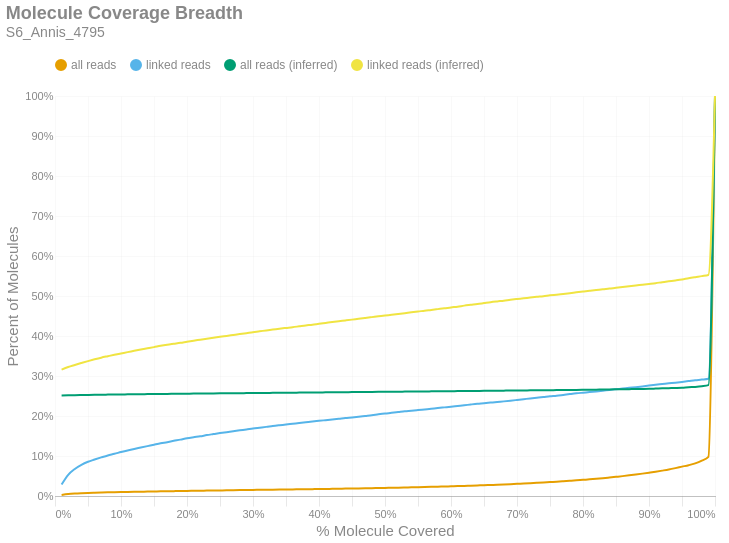

The cell this chart's notebook holds for it:
### Markdown cell above
### Molecule Read Coverage
This chart shows molecule coverage breadth as computed by the number of bases aligned to that molecule. In other words, "*how much of each unique long molecule is actually sequenced/aligned?*" Keep in mind there is a distinction between sequences and alignments, since some sequences belonging to a particular molecule may not align well and wouldn't appear in the alignment data. This chart also shows molecule coverage breadth as computed by the *inferred fragment* from which the aligned sequences originate. Unlike read coverage, this calculation takes into account the total insert size, including unsequenced gaps between the forward and reverse reads. Like the previous figures, these are cumulative percents.

### Code cell
if SKIPLR:
    print_html(f"Skipped")
else:
    binned_df = consolidated_hist(valids['coverage_bp'], mask, 0.01, True)
    binned_df_inf = consolidated_hist(valids['coverage_inserts'], mask, 0.01, True)
    binned_df = binned_df.with_columns(pl.lit(binned_df_inf['all reads (cumsum)']).alias('all reads (inferred)'))
    binned_df = binned_df.with_columns(pl.lit(binned_df_inf['linked reads (cumsum)']).alias('linked reads (inferred)'))
    binned_df = binned_df.with_columns(
        (pl.col('bin').cast(pl.Float64) + 0.01).alias('right_edge')
    )

    with SafeRender(binned_df):
        (
            density_plot(binned_df, 'Molecule Coverage Breadth', samplename, 'molcov', ['all reads (inferred)','linked reads (inferred)'])
            .encode(
                #x=alt.X('bin:Q', title="% Molecule Covered").axis(format = '%').scale(padding=0),
                x=alt.X('right_edge:Q', title="% Molecule Covered").axis(format='%').scale(padding=0),
                y=alt.Y('value:Q', title='Percent of Molecules')
                    .axis(format='%')
                    .stack(False)
                    .scale(domainMin=0, padding=0),
                color=alt.Color("key:N").scale(domain = ["all reads", "linked reads", "all reads (inferred)", "linked reads (inferred)"]),
                tooltip = [
                    alt.Tooltip("key:N", title = "Data Type"),
                    alt.Tooltip("range_label:N", title="% Molecule Covered"),
                    alt.Tooltip("value:Q", format = ".2%", title="% Molecules")
                ]
            )
        ).display()

### Figure 1 — Vega-Lite specification as saved in the notebook (floating-point values rounded to 4 significant figures)
{"width": "container", "height": 400, "config": {"title": {"anchor": "start", "dy": -15, "fontSize": 18, "color": "#888888", "subtitleColor": "#888888", "subtitleFontSize": 14}, "arc": {"fill": "#0072B2"}, "axis": {"domainColor": "#888888", "domainWidth": 0.5, "gridWidth": 0.2, "grid": false, "titleFontWeight": 400, "titleFontSize": 15, "labelFontSize": 11, "labelColor": "#888888", "tickColor": "#888888", "tickWidth": 0.2, "titleColor": "#888888"}, "axisBand": {"grid": false}, "axisX": {"grid": true, "tickSize": 10, "domainCap": "round"}, "axisY": {"domain": false, "grid": true, "tickSize": 0, "domainCap": "round"}, "background": "transparent", "header": {"labelFontSize": 15, "labelColor": "#888888", "titleFontSize": 15, "titleFontWeight": 600, "titleColor": "#888888"}, "legend": {"labelFont": "sans-serif", "labelFontSize": 12, "labelColor": "#888888", "symbolSize": 100, "symbolType": "circle", "titleFontSize": 12, "titlePadding": 10, "titleColor": "#888888", "title": null, "orient": "top"}, "range": {"category": ["#E69F00", "#56B4E9", "#009E73", "#F0E442", "#0072B2", "#D55E00", "#CC79A7", "#000000"], "diverging": ["#cfe8f3", "#a2d4ec", "#73bfe2", "#46abdb", "#1696d2", "#12719e"]}, "area": {"fill": "#0072B2", "fillOpacity": 0.7, "line": true, "strokeOpacity": 0.7}, "line": {"color": "#0072B2", "stroke": "#0072B2", "strokeWidth": 2}, "trail": {"color": "#0072B2", "stroke": "#0072B2", "strokeWidth": 0, "size": 1}, "point": {"filled": true, "fillOpacity": 1.0, "size": 95}, "text": {"color": "#888888", "fontSize": 11, "align": "right", "fontWeight": 400, "size": 11}, "bar": {"fill": "#0072B2", "stroke": null}, "view": {"stroke": null, "continuousWidth": 660, "continuousHeight": 400}}, "data": {"name": "data-aa79737995535edf90b0fc3377e865c1"}, "mark": {"type": "line", "interpolate": "monotone", "point": {"opacity": 0, "size": 275}}, "encoding": {"color": {"field": "key", "scale": {"domain": ["all reads", "linked reads", "all reads (inferred)", "linked reads (inferred)"]}, "type": "nominal"}, "tooltip": [{"field": "key", "title": "Data Type", "type": "nominal"}, {"field": "range_label", "title": "% Molecule Covered", "type": "nominal"}, {"field": "value", "format": ".2%", "title": "% Molecules", "type": "quantitative"}], "x": {"axis": {"format": "%"}, "field": "right_edge", "scale": {"padding": 0}, "title": "% Molecule Covered", "type": "quantitative"}, "y": {"axis": {"format": "%"}, "field": "value", "scale": {"domainMin": 0, "padding": 0}, "stack": false, "title": "Percent of Molecules", "type": "quantitative"}}, "params": [{"name": "param_c36ac31b6afebe62", "select": {"type": "point", "fields": ["key"]}, "bind": "legend"}], "title": {"text": "Molecule Coverage Breadth", "subtitle": "S6_Annis_4795"}, "transform": [{"fold": ["all reads (cumsum)", "linked reads (cumsum)", "all reads (inferred)", "linked reads (inferred)"]}, {"calculate": "replace(datum.key, ' (cumsum)', '')", "as": "key"}, {"filter": {"param": "param_c36ac31b6afebe62"}}], "usermeta": {"embedOptions": {"downloadFileName": "S6_Annis_4795.molcov"}}, "$schema": "https://vega.github.io/schema/vega-lite/v6.1.0.json", "datasets": {"data-aa79737995535edf90b0fc3377e865c1": [{"bin": "0.0", "interval": "0.0-0.01", "all reads": 0.002552, "linked reads": 0.02871, "all reads (cumsum)": 0.002552, "linked reads (cumsum)": 0.02871, "range_label": "0.0-0.01", "all reads (inferred)": 0.2513, "linked reads (inferred)": 0.3159, "right_edge": 0.01}, {"bin": "0.01", "interval": "0.01-0.02", "all reads": 0.002237, "linked reads": 0.02431, "all reads (cumsum)": 0.004789, "linked reads (cumsum)": 0.05302, "range_label": "0.01-0.02", "all reads (inferred)": 0.2518, "linked reads (inferred)": 0.3225, "right_edge": 0.02}, {"bin": "0.02", "interval": "0.02-0.03", "all reads": 0.001343, "linked reads": 0.01464, "all reads (cumsum)": 0.006131, "linked reads (cumsum)": 0.06767, "range_label": "0.02-0.03", "all reads (inferred)": 0.2521, "linked reads (inferred)": 0.3276, "right_edge": 0.03}, {"bin": "0.03", "interval": "0.03-0.04", "all reads": 0.0009042, "linked reads": 0.01033, "all reads (cumsum)": 0.007036, "linked reads (cumsum)": 0.078, "range_label": "0.03-0.04", "all reads (inferred)": 0.2524, "linked reads (inferred)": 0.3325, "right_edge": 0.04}, {"bin": "0.04", "interval": "0.04-0.05", "all reads": 0.0006992, "linked reads": 0.007557, "all reads (cumsum)": 0.007735, "linked reads (cumsum)": 0.08556, "range_label": "0.04-0.05", "all reads (inferred)": 0.2527, "linked reads (inferred)": 0.3373, "right_edge": 0.05}, {"bin": "0.05", "interval": "0.05-0.06", "all reads": 0.0005175, "linked reads": 0.005595, "all reads (cumsum)": 0.008252, "linked reads (cumsum)": 0.09115, "range_label": "0.05-0.06", "all reads (inferred)": 0.253, "linked reads (inferred)": 0.3417, "right_edge": 0.06}, {"bin": "0.06", "interval": "0.06-0.07", "all reads": 0.0004576, "linked reads": 0.005305, "all reads (cumsum)": 0.00871, "linked reads (cumsum)": 0.09646, "range_label": "0.06-0.07", "all reads (inferred)": 0.2533, "linked reads (inferred)": 0.3459, "right_edge": 0.07}, {"bin": "0.07", "interval": "0.07-0.08", "all reads": 0.0004191, "linked reads": 0.005015, "all reads (cumsum)": 0.009129, "linked reads (cumsum)": 0.1015, "range_label": "0.07-0.08", "all reads (inferred)": 0.2535, "linked reads (inferred)": 0.3495, "right_edge": 0.08}, {"bin": "0.08", "interval": "0.08-0.09", "all reads": 0.0003276, "linked reads": 0.003951, "all reads (cumsum)": 0.009457, "linked reads (cumsum)": 0.1054, "range_label": "0.08-0.09", "all reads (inferred)": 0.2537, "linked reads (inferred)": 0.3531, "right_edge": 0.09}, {"bin": "0.09", "interval": "0.09-0.1", "all reads": 0.00034, "linked reads": 0.004393, "all reads (cumsum)": 0.009797, "linked reads (cumsum)": 0.1098, "range_label": "0.09-0.1", "all reads (inferred)": 0.2539, "linked reads (inferred)": 0.3564, "right_edge": 0.1}, {"bin": "0.1", "interval": "0.1-0.11", "all reads": 0.0003475, "linked reads": 0.004117, "all reads (cumsum)": 0.01014, "linked reads (cumsum)": 0.1139, "range_label": "0.1-0.11", "all reads (inferred)": 0.2541, "linked reads (inferred)": 0.3597, "right_edge": 0.11}, {"bin": "0.11", "interval": "0.11-0.12", "all reads": 0.0003214, "linked reads": 0.003758, "all reads (cumsum)": 0.01047, "linked reads (cumsum)": 0.1177, "range_label": "0.11-0.12", "all reads (inferred)": 0.2543, "linked reads (inferred)": 0.3629, "right_edge": 0.12}, {"bin": "0.12", "interval": "0.12-0.13", "all reads": 0.0002952, "linked reads": 0.003468, "all reads (cumsum)": 0.01076, "linked reads (cumsum)": 0.1212, "range_label": "0.12-0.13", "all reads (inferred)": 0.2545, "linked reads (inferred)": 0.3662, "right_edge": 0.13}, {"bin": "0.13", "interval": "0.13-0.14", "all reads": 0.0002808, "linked reads": 0.003509, "all reads (cumsum)": 0.01104, "linked reads (cumsum)": 0.1247, "range_label": "0.13-0.14", "all reads (inferred)": 0.2547, "linked reads (inferred)": 0.3692, "right_edge": 0.14}, {"bin": "0.14", "interval": "0.14-0.15", "all reads": 0.0002952, "linked reads": 0.003537, "all reads (cumsum)": 0.01134, "linked reads (cumsum)": 0.1282, "range_label": "0.14-0.15", "all reads (inferred)": 0.2549, "linked reads (inferred)": 0.3722, "right_edge": 0.15}, {"bin": "0.15", "interval": "0.15-0.16", "all reads": 0.0003152, "linked reads": 0.003468, "all reads (cumsum)": 0.01165, "linked reads (cumsum)": 0.1317, "range_label": "0.15-0.16", "all reads (inferred)": 0.2551, "linked reads (inferred)": 0.3754, "right_edge": 0.16}, {"bin": "0.16", "interval": "0.16-0.17", "all reads": 0.0002505, "linked reads": 0.00297, "all reads (cumsum)": 0.0119, "linked reads (cumsum)": 0.1346, "range_label": "0.16-0.17", "all reads (inferred)": 0.2553, "linked reads (inferred)": 0.3781, "right_edge": 0.17}, {"bin": "0.17", "interval": "0.17-0.18", "all reads": 0.0002691, "linked reads": 0.003274, "all reads (cumsum)": 0.01217, "linked reads (cumsum)": 0.1379, "range_label": "0.17-0.18", "all reads (inferred)": 0.2555, "linked reads (inferred)": 0.3805, "right_edge": 0.18}, {"bin": "0.18", "interval": "0.18-0.19", "all reads": 0.0002753, "linked reads": 0.003025, "all reads (cumsum)": 0.01245, "linked reads (cumsum)": 0.1409, "range_label": "0.18-0.19", "all reads (inferred)": 0.2556, "linked reads (inferred)": 0.3829, "right_edge": 0.19}, {"bin": "0.19", "interval": "0.19-0.2", "all reads": 0.0003159, "linked reads": 0.003592, "all reads (cumsum)": 0.01276, "linked reads (cumsum)": 0.1445, "range_label": "0.19-0.2", "all reads (inferred)": 0.2558, "linked reads (inferred)": 0.3857, "right_edge": 0.2}, {"bin": "0.2", "interval": "0.2-0.21", "all reads": 0.0002257, "linked reads": 0.002501, "all reads (cumsum)": 0.01299, "linked reads (cumsum)": 0.147, "range_label": "0.2-0.21", "all reads (inferred)": 0.256, "linked reads (inferred)": 0.3883, "right_edge": 0.21}, {"bin": "0.21", "interval": "0.21-0.22", "all reads": 0.0002223, "linked reads": 0.002224, "all reads (cumsum)": 0.01321, "linked reads (cumsum)": 0.1493, "range_label": "0.21-0.22", "all reads (inferred)": 0.2561, "linked reads (inferred)": 0.3907, "right_edge": 0.22}, {"bin": "0.22", "interval": "0.22-0.23", "all reads": 0.0002794, "linked reads": 0.003012, "all reads (cumsum)": 0.01349, "linked reads (cumsum)": 0.1523, "range_label": "0.22-0.23", "all reads (inferred)": 0.2563, "linked reads (inferred)": 0.3932, "right_edge": 0.23}, {"bin": "0.23", "interval": "0.23-0.24", "all reads": 0.0002484, "linked reads": 0.002528, "all reads (cumsum)": 0.01374, "linked reads (cumsum)": 0.1548, "range_label": "0.23-0.24", "all reads (inferred)": 0.2564, "linked reads (inferred)": 0.3957, "right_edge": 0.24}, {"bin": "0.24", "interval": "0.24-0.25", "all reads": 0.0002422, "linked reads": 0.002487, "all reads (cumsum)": 0.01398, "linked reads (cumsum)": 0.1573, "range_label": "0.24-0.25", "all reads (inferred)": 0.2566, "linked reads (inferred)": 0.3981, "right_edge": 0.25}, {"bin": "0.25", "interval": "0.25-0.26", "all reads": 0.0002354, "linked reads": 0.002349, "all reads (cumsum)": 0.01422, "linked reads (cumsum)": 0.1596, "range_label": "0.25-0.26", "all reads (inferred)": 0.2567, "linked reads (inferred)": 0.4002, "right_edge": 0.26}, {"bin": "0.26", "interval": "0.26-0.27", "all reads": 0.0003255, "linked reads": 0.002238, "all reads (cumsum)": 0.01454, "linked reads (cumsum)": 0.1619, "range_label": "0.26-0.27", "all reads (inferred)": 0.2569, "linked reads (inferred)": 0.4025, "right_edge": 0.27}, {"bin": "0.27", "interval": "0.27-0.28", "all reads": 0.0002519, "linked reads": 0.002362, "all reads (cumsum)": 0.01479, "linked reads (cumsum)": 0.1642, "range_label": "0.27-0.28", "all reads (inferred)": 0.257, "linked reads (inferred)": 0.4048, "right_edge": 0.28}, {"bin": "0.28", "interval": "0.28-0.29", "all reads": 0.000212, "linked reads": 0.00221, "all reads (cumsum)": 0.01501, "linked reads (cumsum)": 0.1664, "range_label": "0.28-0.29", "all reads (inferred)": 0.2572, "linked reads (inferred)": 0.4071, "right_edge": 0.29}, {"bin": "0.29", "interval": "0.29-0.3", "all reads": 0.0002691, "linked reads": 0.002431, "all reads (cumsum)": 0.01527, "linked reads (cumsum)": 0.1689, "range_label": "0.29-0.3", "all reads (inferred)": 0.2574, "linked reads (inferred)": 0.4096, "right_edge": 0.3}, {"bin": "0.3", "interval": "0.3-0.31", "all reads": 0.0001989, "linked reads": 0.001962, "all reads (cumsum)": 0.01547, "linked reads (cumsum)": 0.1708, "range_label": "0.3-0.31", "all reads (inferred)": 0.2575, "linked reads (inferred)": 0.4117, "right_edge": 0.31}, {"bin": "0.31", "interval": "0.31-0.32", "all reads": 0.0002099, "linked reads": 0.001962, "all reads (cumsum)": 0.01568, "linked reads (cumsum)": 0.1728, "range_label": "0.31-0.32", "all reads (inferred)": 0.2577, "linked reads (inferred)": 0.414, "right_edge": 0.32}, {"bin": "0.32", "interval": "0.32-0.33", "all reads": 0.0002106, "linked reads": 0.00221, "all reads (cumsum)": 0.01589, "linked reads (cumsum)": 0.175, "range_label": "0.32-0.33", "all reads (inferred)": 0.2578, "linked reads (inferred)": 0.4161, "right_edge": 0.33}, {"bin": "0.33", "interval": "0.33-0.34", "all reads": 0.0001975, "linked reads": 0.001865, "all reads (cumsum)": 0.01609, "linked reads (cumsum)": 0.1769, "range_label": "0.33-0.34", "all reads (inferred)": 0.258, "linked reads (inferred)": 0.4182, "right_edge": 0.34}, {"bin": "0.34", "interval": "0.34-0.35", "all reads": 0.0001886, "linked reads": 0.001727, "all reads (cumsum)": 0.01628, "linked reads (cumsum)": 0.1786, "range_label": "0.34-0.35", "all reads (inferred)": 0.2582, "linked reads (inferred)": 0.4201, "right_edge": 0.35}, {"bin": "0.35", "interval": "0.35-0.36", "all reads": 0.0002257, "linked reads": 0.001879, "all reads (cumsum)": 0.01651, "linked reads (cumsum)": 0.1805, "range_label": "0.35-0.36", "all reads (inferred)": 0.2583, "linked reads (inferred)": 0.422, "right_edge": 0.36}, {"bin": "0.36", "interval": "0.36-0.37", "all reads": 0.0002085, "linked reads": 0.001837, "all reads (cumsum)": 0.01671, "linked reads (cumsum)": 0.1823, "range_label": "0.36-0.37", "all reads (inferred)": 0.2585, "linked reads (inferred)": 0.4242, "right_edge": 0.37}, {"bin": "0.37", "interval": "0.37-0.38", "all reads": 0.0002202, "linked reads": 0.001906, "all reads (cumsum)": 0.01693, "linked reads (cumsum)": 0.1842, "range_label": "0.37-0.38", "all reads (inferred)": 0.2586, "linked reads (inferred)": 0.4264, "right_edge": 0.38}, {"bin": "0.38", "interval": "0.38-0.39", "all reads": 0.0002292, "linked reads": 0.001948, "all reads (cumsum)": 0.01716, "linked reads (cumsum)": 0.1862, "range_label": "0.38-0.39", "all reads (inferred)": 0.2588, "linked reads (inferred)": 0.4282, "right_edge": 0.39}, {"bin": "0.39", "interval": "0.39-0.4", "all reads": 0.0002402, "linked reads": 0.001713, "all reads (cumsum)": 0.0174, "linked reads (cumsum)": 0.1879, "range_label": "0.39-0.4", "all reads (inferred)": 0.2589, "linked reads (inferred)": 0.4306, "right_edge": 0.4}, {"bin": "0.4", "interval": "0.4-0.41", "all reads": 0.0002443, "linked reads": 0.001741, "all reads (cumsum)": 0.01765, "linked reads (cumsum)": 0.1896, "range_label": "0.4-0.41", "all reads (inferred)": 0.2591, "linked reads (inferred)": 0.4327, "right_edge": 0.41}, {"bin": "0.41", "interval": "0.41-0.42", "all reads": 0.0002594, "linked reads": 0.001741, "all reads (cumsum)": 0.01791, "linked reads (cumsum)": 0.1914, "range_label": "0.41-0.42", "all reads (inferred)": 0.2592, "linked reads (inferred)": 0.4349, "right_edge": 0.42}, {"bin": "0.42", "interval": "0.42-0.43", "all reads": 0.0002443, "linked reads": 0.001741, "all reads (cumsum)": 0.01815, "linked reads (cumsum)": 0.1931, "range_label": "0.42-0.43", "all reads (inferred)": 0.2594, "linked reads (inferred)": 0.4369, "right_edge": 0.43}, {"bin": "0.43", "interval": "0.43-0.44", "all reads": 0.0002925, "linked reads": 0.001906, "all reads (cumsum)": 0.01844, "linked reads (cumsum)": 0.195, "range_label": "0.43-0.44", "all reads (inferred)": 0.2595, "linked reads (inferred)": 0.4389, "right_edge": 0.44}, {"bin": "0.44", "interval": "0.44-0.45", "all reads": 0.0002526, "linked reads": 0.001409, "all reads (cumsum)": 0.0187, "linked reads (cumsum)": 0.1964, "range_label": "0.44-0.45", "all reads (inferred)": 0.2597, "linked reads (inferred)": 0.4409, "right_edge": 0.45}, {"bin": "0.45", "interval": "0.45-0.46", "all reads": 0.0002643, "linked reads": 0.001713, "all reads (cumsum)": 0.01896, "linked reads (cumsum)": 0.1981, "range_label": "0.45-0.46", "all reads (inferred)": 0.2599, "linked reads (inferred)": 0.4432, "right_edge": 0.46}, {"bin": "0.46", "interval": "0.46-0.47", "all reads": 0.0002746, "linked reads": 0.001893, "all reads (cumsum)": 0.01924, "linked reads (cumsum)": 0.2, "range_label": "0.46-0.47", "all reads (inferred)": 0.26, "linked reads (inferred)": 0.4452, "right_edge": 0.47}, {"bin": "0.47", "interval": "0.47-0.48", "all reads": 0.0002925, "linked reads": 0.001865, "all reads (cumsum)": 0.01953, "linked reads (cumsum)": 0.2019, "range_label": "0.47-0.48", "all reads (inferred)": 0.2602, "linked reads (inferred)": 0.4472, "right_edge": 0.48}, {"bin": "0.48", "interval": "0.48-0.49", "all reads": 0.000353, "linked reads": 0.002266, "all reads (cumsum)": 0.01988, "linked reads (cumsum)": 0.2042, "range_label": "0.48-0.49", "all reads (inferred)": 0.2603, "linked reads (inferred)": 0.4492, "right_edge": 0.49}, {"bin": "0.49", "interval": "0.49-0.5", "all reads": 0.0003592, "linked reads": 0.002058, "all reads (cumsum)": 0.02024, "linked reads (cumsum)": 0.2062, "range_label": "0.49-0.5", "all reads (inferred)": 0.2605, "linked reads (inferred)": 0.4512, "right_edge": 0.5}, {"bin": "0.5", "interval": "0.5-0.51", "all reads": 0.0002918, "linked reads": 0.001658, "all reads (cumsum)": 0.02053, "linked reads (cumsum)": 0.2079, "range_label": "0.5-0.51", "all reads (inferred)": 0.2606, "linked reads (inferred)": 0.453, "right_edge": 0.51}, {"bin": "0.51", "interval": "0.51-0.52", "all reads": 0.0003427, "linked reads": 0.001865, "all reads (cumsum)": 0.02087, "linked reads (cumsum)": 0.2097, "range_label": "0.51-0.52", "all reads (inferred)": 0.2608, "linked reads (inferred)": 0.455, "right_edge": 0.52}, {"bin": "0.52", "interval": "0.52-0.53", "all reads": 0.0003599, "linked reads": 0.001893, "all reads (cumsum)": 0.02123, "linked reads (cumsum)": 0.2116, "range_label": "0.52-0.53", "all reads (inferred)": 0.2609, "linked reads (inferred)": 0.4571, "right_edge": 0.53}, {"bin": "0.53", "interval": "0.53-0.54", "all reads": 0.0003757, "linked reads": 0.001464, "all reads (cumsum)": 0.02161, "linked reads (cumsum)": 0.2131, "range_label": "0.53-0.54", "all reads (inferred)": 0.2611, "linked reads (inferred)": 0.4593, "right_edge": 0.54}, {"bin": "0.54", "interval": "0.54-0.55", "all reads": 0.0003771, "linked reads": 0.001658, "all reads (cumsum)": 0.02199, "linked reads (cumsum)": 0.2148, "range_label": "0.54-0.55", "all reads (inferred)": 0.2613, "linked reads (inferred)": 0.4613, "right_edge": 0.55}, {"bin": "0.55", "interval": "0.55-0.56", "all reads": 0.0004108, "linked reads": 0.001713, "all reads (cumsum)": 0.0224, "linked reads (cumsum)": 0.2165, "range_label": "0.55-0.56", "all reads (inferred)": 0.2614, "linked reads (inferred)": 0.4631, "right_edge": 0.56}, {"bin": "0.56", "interval": "0.56-0.57", "all reads": 0.0004384, "linked reads": 0.001699, "all reads (cumsum)": 0.02284, "linked reads (cumsum)": 0.2182, "range_label": "0.56-0.57", "all reads (inferred)": 0.2616, "linked reads (inferred)": 0.4652, "right_edge": 0.57}, {"bin": "0.57", "interval": "0.57-0.58", "all reads": 0.0004631, "linked reads": 0.001755, "all reads (cumsum)": 0.0233, "linked reads (cumsum)": 0.2199, "range_label": "0.57-0.58", "all reads (inferred)": 0.2617, "linked reads (inferred)": 0.4672, "right_edge": 0.58}, {"bin": "0.58", "interval": "0.58-0.59", "all reads": 0.0004528, "linked reads": 0.001644, "all reads (cumsum)": 0.02375, "linked reads (cumsum)": 0.2216, "range_label": "0.58-0.59", "all reads (inferred)": 0.2619, "linked reads (inferred)": 0.4692, "right_edge": 0.59}, {"bin": "0.59", "interval": "0.59-0.6", "all reads": 0.0004824, "linked reads": 0.001644, "all reads (cumsum)": 0.02423, "linked reads (cumsum)": 0.2232, "range_label": "0.59-0.6", "all reads (inferred)": 0.2621, "linked reads (inferred)": 0.4714, "right_edge": 0.6}, {"bin": "0.6", "interval": "0.6-0.61", "all reads": 0.0004693, "linked reads": 0.001824, "all reads (cumsum)": 0.0247, "linked reads (cumsum)": 0.225, "range_label": "0.6-0.61", "all reads (inferred)": 0.2622, "linked reads (inferred)": 0.4733, "right_edge": 0.61}, {"bin": "0.61", "interval": "0.61-0.62", "all reads": 0.0005264, "linked reads": 0.001782, "all reads (cumsum)": 0.02523, "linked reads (cumsum)": 0.2268, "range_label": "0.61-0.62", "all reads (inferred)": 0.2624, "linked reads (inferred)": 0.4759, "right_edge": 0.62}, {"bin": "0.62", "interval": "0.62-0.63", "all reads": 0.000576, "linked reads": 0.001962, "all reads (cumsum)": 0.02581, "linked reads (cumsum)": 0.2288, "range_label": "0.62-0.63", "all reads (inferred)": 0.2626, "linked reads (inferred)": 0.4779, "right_edge": 0.63}, {"bin": "0.63", "interval": "0.63-0.64", "all reads": 0.0005608, "linked reads": 0.00181, "all reads (cumsum)": 0.02637, "linked reads (cumsum)": 0.2306, "range_label": "0.63-0.64", "all reads (inferred)": 0.2627, "linked reads (inferred)": 0.4799, "right_edge": 0.64}, {"bin": "0.64", "interval": "0.64-0.65", "all reads": 0.000554, "linked reads": 0.001382, "all reads (cumsum)": 0.02692, "linked reads (cumsum)": 0.232, "range_label": "0.64-0.65", "all reads (inferred)": 0.2629, "linked reads (inferred)": 0.4822, "right_edge": 0.65}, {"bin": "0.65", "interval": "0.65-0.66", "all reads": 0.0006187, "linked reads": 0.001589, "all reads (cumsum)": 0.02754, "linked reads (cumsum)": 0.2336, "range_label": "0.65-0.66", "all reads (inferred)": 0.2631, "linked reads (inferred)": 0.4846, "right_edge": 0.66}, {"bin": "0.66", "interval": "0.66-0.67", "all reads": 0.0005987, "linked reads": 0.001575, "all reads (cumsum)": 0.02814, "linked reads (cumsum)": 0.2351, "range_label": "0.66-0.67", "all reads (inferred)": 0.2633, "linked reads (inferred)": 0.4865, "right_edge": 0.67}, {"bin": "0.67", "interval": "0.67-0.68", "all reads": 0.000673, "linked reads": 0.001437, "all reads (cumsum)": 0.02881, "linked reads (cumsum)": 0.2366, "range_label": "0.67-0.68", "all reads (inferred)": 0.2634, "linked reads (inferred)": 0.4883, "right_edge": 0.68}, {"bin": "0.68", "interval": "0.68-0.69", "all reads": 0.0007301, "linked reads": 0.001644, "all reads (cumsum)": 0.02954, "linked reads (cumsum)": 0.2382, "range_label": "0.68-0.69", "all reads (inferred)": 0.2636, "linked reads (inferred)": 0.4905, "right_edge": 0.69}, {"bin": "0.69", "interval": "0.69-0.7", "all reads": 0.000821, "linked reads": 0.001851, "all reads (cumsum)": 0.03036, "linked reads (cumsum)": 0.2401, "range_label": "0.69-0.7", "all reads (inferred)": 0.2638, "linked reads (inferred)": 0.4924, "right_edge": 0.7}, {"bin": "0.7", "interval": "0.7-0.71", "all reads": 0.0007597, "linked reads": 0.001906, "all reads (cumsum)": 0.03112, "linked reads (cumsum)": 0.242, "range_label": "0.7-0.71", "all reads (inferred)": 0.2639, "linked reads (inferred)": 0.4942, "right_edge": 0.71}, {"bin": "0.71", "interval": "0.71-0.72", "all reads": 0.000832, "linked reads": 0.001989, "all reads (cumsum)": 0.03195, "linked reads (cumsum)": 0.244, "range_label": "0.71-0.72", "all reads (inferred)": 0.2641, "linked reads (inferred)": 0.4961, "right_edge": 0.72}, {"bin": "0.72", "interval": "0.72-0.73", "all reads": 0.0008643, "linked reads": 0.001727, "all reads (cumsum)": 0.03282, "linked reads (cumsum)": 0.2457, "range_label": "0.72-0.73", "all reads (inferred)": 0.2643, "linked reads (inferred)": 0.4979, "right_edge": 0.73}, {"bin": "0.73", "interval": "0.73-0.74", "all reads": 0.0009063, "linked reads": 0.001741, "all reads (cumsum)": 0.03373, "linked reads (cumsum)": 0.2474, "range_label": "0.73-0.74", "all reads (inferred)": 0.2644, "linked reads (inferred)": 0.4996, "right_edge": 0.74}, {"bin": "0.74", "interval": "0.74-0.75", "all reads": 0.00101, "linked reads": 0.001824, "all reads (cumsum)": 0.03474, "linked reads (cumsum)": 0.2493, "range_label": "0.74-0.75", "all reads (inferred)": 0.2646, "linked reads (inferred)": 0.5016, "right_edge": 0.75}, {"bin": "0.75", "interval": "0.75-0.76", "all reads": 0.0009503, "linked reads": 0.001506, "all reads (cumsum)": 0.03569, "linked reads (cumsum)": 0.2508, "range_label": "0.75-0.76", "all reads (inferred)": 0.2647, "linked reads (inferred)": 0.5034, "right_edge": 0.76}, {"bin": "0.76", "interval": "0.76-0.77", "all reads": 0.001085, "linked reads": 0.001962, "all reads (cumsum)": 0.03677, "linked reads (cumsum)": 0.2527, "range_label": "0.76-0.77", "all reads (inferred)": 0.2649, "linked reads (inferred)": 0.5052, "right_edge": 0.77}, {"bin": "0.77", "interval": "0.77-0.78", "all reads": 0.001143, "linked reads": 0.002017, "all reads (cumsum)": 0.03791, "linked reads (cumsum)": 0.2547, "range_label": "0.77-0.78", "all reads (inferred)": 0.2651, "linked reads (inferred)": 0.507, "right_edge": 0.78}, {"bin": "0.78", "interval": "0.78-0.79", "all reads": 0.00117, "linked reads": 0.00192, "all reads (cumsum)": 0.03908, "linked reads (cumsum)": 0.2567, "range_label": "0.78-0.79", "all reads (inferred)": 0.2653, "linked reads (inferred)": 0.5092, "right_edge": 0.79}, {"bin": "0.79", "interval": "0.79-0.8", "all reads": 0.001277, "linked reads": 0.001603, "all reads (cumsum)": 0.04036, "linked reads (cumsum)": 0.2583, "range_label": "0.79-0.8", "all reads (inferred)": 0.2655, "linked reads (inferred)": 0.5111, "right_edge": 0.8}, {"bin": "0.8", "interval": "0.8-0.81", "all reads": 0.001218, "linked reads": 0.001561, "all reads (cumsum)": 0.04158, "linked reads (cumsum)": 0.2598, "range_label": "0.8-0.81", "all reads (inferred)": 0.2657, "linked reads (inferred)": 0.513, "right_edge": 0.81}, {"bin": "0.81", "interval": "0.81-0.82", "all reads": 0.001409, "linked reads": 0.001644, "all reads (cumsum)": 0.04299, "linked reads (cumsum)": 0.2615, "range_label": "0.81-0.82", "all reads (inferred)": 0.2659, "linked reads (inferred)": 0.5149, "right_edge": 0.82}, {"bin": "0.82", "interval": "0.82-0.83", "all reads": 0.001528, "linked reads": 0.001768, "all reads (cumsum)": 0.04452, "linked reads (cumsum)": 0.2632, "range_label": "0.82-0.83", "all reads (inferred)": 0.2661, "linked reads (inferred)": 0.5167, "right_edge": 0.83}, {"bin": "0.83", "interval": "0.83-0.84", "all reads": 0.001687, "linked reads": 0.001976, "all reads (cumsum)": 0.0462, "linked reads (cumsum)": 0.2652, "range_label": "0.83-0.84", "all reads (inferred)": 0.2664, "linked reads (inferred)": 0.5187, "right_edge": 0.84}, {"bin": "0.84", "interval": "0.84-0.85", "all reads": 0.001727, "linked reads": 0.001768, "all reads (cumsum)": 0.04793, "linked reads (cumsum)": 0.267, "range_label": "0.84-0.85", "all reads (inferred)": 0.2666, "linked reads (inferred)": 0.5204, "right_edge": 0.85}, {"bin": "0.85", "interval": "0.85-0.86", "all reads": 0.001755, "linked reads": 0.001713, "all reads (cumsum)": 0.04969, "linked reads (cumsum)": 0.2687, "range_label": "0.85-0.86", "all reads (inferred)": 0.2669, "linked reads (inferred)": 0.5223, "right_edge": 0.86}, {"bin": "0.86", "interval": "0.86-0.87", "all reads": 0.001958, "linked reads": 0.001796, "all reads (cumsum)": 0.05164, "linked reads (cumsum)": 0.2705, "range_label": "0.86-0.87", "all reads (inferred)": 0.2671, "linked reads (inferred)": 0.5243, "right_edge": 0.87}, {"bin": "0.87", "interval": "0.87-0.88", "all reads": 0.002074, "linked reads": 0.001658, "all reads (cumsum)": 0.05372, "linked reads (cumsum)": 0.2721, "range_label": "0.87-0.88", "all reads (inferred)": 0.2674, "linked reads (inferred)": 0.5262, "right_edge": 0.88}, {"bin": "0.88", "interval": "0.88-0.89", "all reads": 0.002242, "linked reads": 0.001893, "all reads (cumsum)": 0.05596, "linked reads (cumsum)": 0.274, "range_label": "0.88-0.89", "all reads (inferred)": 0.2677, "linked reads (inferred)": 0.5281, "right_edge": 0.89}, {"bin": "0.89", "interval": "0.89-0.9", "all reads": 0.002362, "linked reads": 0.002058, "all reads (cumsum)": 0.05832, "linked reads (cumsum)": 0.2761, "range_label": "0.89-0.9", "all reads (inferred)": 0.268, "linked reads (inferred)": 0.53, "right_edge": 0.9}, {"bin": "0.9", "interval": "0.9-0.91", "all reads": 0.002442, "linked reads": 0.001906, "all reads (cumsum)": 0.06076, "linked reads (cumsum)": 0.278, "range_label": "0.9-0.91", "all reads (inferred)": 0.2686, "linked reads (inferred)": 0.5321, "right_edge": 0.91}, {"bin": "0.91", "interval": "0.91-0.92", "all reads": 0.002702, "linked reads": 0.001782, "all reads (cumsum)": 0.06347, "linked reads (cumsum)": 0.2798, "range_label": "0.91-0.92", "all reads (inferred)": 0.2691, "linked reads (inferred)": 0.5346, "right_edge": 0.92}, {"bin": "0.92", "interval": "0.92-0.93", "all reads": 0.00285, "linked reads": 0.00181, "all reads (cumsum)": 0.06632, "linked reads (cumsum)": 0.2816, "range_label": "0.92-0.93", "all reads (inferred)": 0.2696, "linked reads (inferred)": 0.5368, "right_edge": 0.93}, {"bin": "0.93", "interval": "0.93-0.94", "all reads": 0.0034, "linked reads": 0.001755, "all reads (cumsum)": 0.06972, "linked reads (cumsum)": 0.2833, "range_label": "0.93-0.94", "all reads (inferred)": 0.27, "linked reads (inferred)": 0.539, "right_edge": 0.94}, {"bin": "0.94", "interval": "0.94-0.95", "all reads": 0.003676, "linked reads": 0.001865, "all reads (cumsum)": 0.07339, "linked reads (cumsum)": 0.2852, "range_label": "0.94-0.95", "all reads (inferred)": 0.2706, "linked reads (inferred)": 0.5414, "right_edge": 0.95}, {"bin": "0.95", "interval": "0.95-0.96", "all reads": 0.003558, "linked reads": 0.002058, "all reads (cumsum)": 0.07695, "linked reads (cumsum)": 0.2873, "range_label": "0.95-0.96", "all reads (inferred)": 0.2719, "linked reads (inferred)": 0.5444, "right_edge": 0.96}, {"bin": "0.96", "interval": "0.96-0.97", "all reads": 0.004605, "linked reads": 0.002155, "all reads (cumsum)": 0.08156, "linked reads (cumsum)": 0.2894, "range_label": "0.96-0.97", "all reads (inferred)": 0.2728, "linked reads (inferred)": 0.5471, "right_edge": 0.97}, {"bin": "0.97", "interval": "0.97-0.98", "all reads": 0.006909, "linked reads": 0.001658, "all reads (cumsum)": 0.08846, "linked reads (cumsum)": 0.2911, "range_label": "0.97-0.98", "all reads (inferred)": 0.2743, "linked reads (inferred)": 0.5497, "right_edge": 0.98}, {"bin": "0.98", "interval": "0.98-0.99", "all reads": 0.009542, "linked reads": 0.002086, "all reads (cumsum)": 0.09801, "linked reads (cumsum)": 0.2932, "range_label": "0.98-0.99", "all reads (inferred)": 0.2772, "linked reads (inferred)": 0.5526, "right_edge": 0.99}, {"bin": "0.99", "interval": "0.99-1.0", "all reads": 0.902, "linked reads": 0.7068, "all reads (cumsum)": 1.0, "linked reads (cumsum)": 1.0, "range_label": "0.99-1.0", "all reads (inferred)": 1.0, "linked reads (inferred)": 1.0, "right_edge": 1.0}]}}
